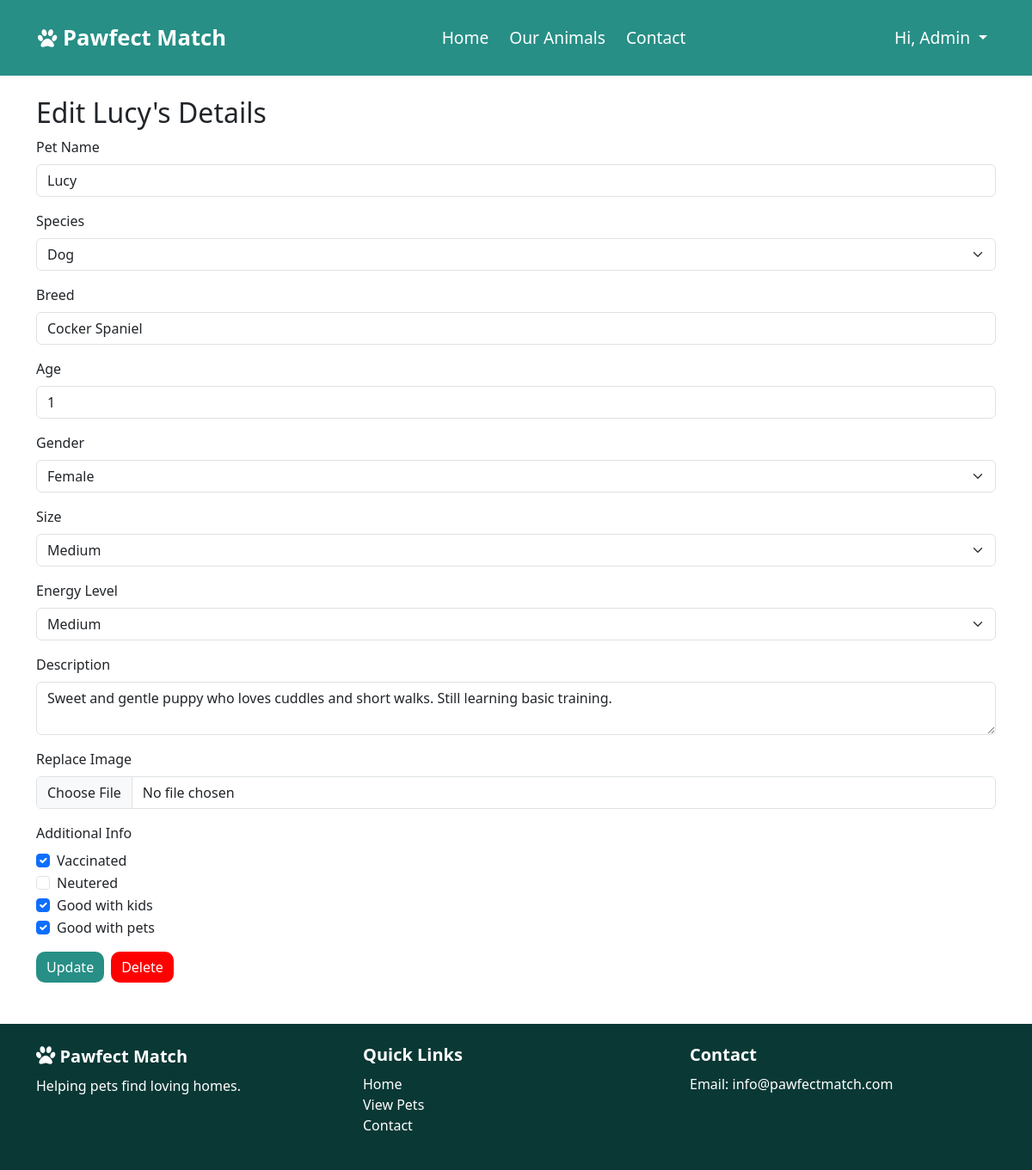
The app's page /edit_pet.php?id=11 (signed in) with its own data.
### tables this page shows
CREATE TABLE `pets` (
  `id` int(11) NOT NULL,
  `name` varchar(100) NOT NULL,
  `species` varchar(50) DEFAULT NULL,
  `breed` varchar(100) DEFAULT NULL,
  `age` int(11) DEFAULT NULL,
  `gender` varchar(10) DEFAULT NULL,
  `size` varchar(20) DEFAULT NULL,
  `description` text DEFAULT NULL,
  `vaccinated` tinyint(1) DEFAULT NULL,
  `neutered` tinyint(1) DEFAULT NULL,
  `good_with_kids` tinyint(1) DEFAULT NULL,
  `good_with_pets` tinyint(1) DEFAULT NULL,
  `energy_level` varchar(50) DEFAULT NULL,
  `date_added` timestamp NOT NULL DEFAULT current_timestamp(),
  `image` varchar(255) DEFAULT NULL,
  `status` varchar(20) DEFAULT 'available'
);

### edit_pet.php (the view, shortened to what this page needs)
<?php
$conn = new mysqli("localhost", "root", "", "pawfect");
$id = $_GET['id'] ?? 0;
$stmt = $conn->prepare("SELECT * FROM pets WHERE id = ?");
$stmt->bind_param("i", $id);
$stmt->execute();
$result = $stmt->get_result();
$pet = $result->fetch_assoc();
?>
<!DOCTYPE html>
<html>
<head>
  <link href="https://cdn.jsdelivr.net/npm/bootstrap@5.3.3/dist/css/bootstrap.min.css" rel="stylesheet">
    <link rel="stylesheet" type="text/css" href="styles/index.css">
    <link rel="stylesheet" href="https://cdnjs.cloudflare.com/ajax/libs/font-awesome/4.7.0/css/font-awesome.min.css">
</head>
<body>
 <?php include 'includes/navbar.php'; ?>
<div class="container mt-4">
  <h2>Edit <?php echo $pet['name']; ?>'s Details</h2>
  <form method="POST" enctype="multipart/form-data">
  <div class="mb-3">
    <label class="form-label">Pet Name</label>
    <input type="text" name="name" class="form-control" value="<?php echo $pet['name']; ?>" required>
  </div>
  <div class="mb-3">
    <label class="form-label">Species</label>
    <select name="species" class="form-select">
      <option value="Dog" <?php if($pet['species']=="Dog") echo "selected"; ?>>Dog</option>
    </select>
  </div>
  <div class="mb-3">
    <label class="form-label">Breed</label>
    <input type="text" name="breed" class="form-control" value="<?php echo $pet['breed']; ?>">
  </div>
  <div class="mb-3">
    <label class="form-label">Age</label>
    <input type="number" name="age" class="form-control" value="<?php echo $pet['age']; ?>">
  </div>
  <div class="mb-3">
    <label class="form-label">Gender</label>
    <select name="gender" class="form-select">
      <option value="Female" <?php if($pet['gender']=="Female") echo "selected"; ?>>Female</option>
    </select>
  </div>
  <div class="mb-3">
    <label class="form-label">Size</label>
    <select name="size" class="form-select">
      <option value="Medium" <?php if($pet['size']=="Medium") echo "selected"; ?>>Medium</option>
    </select>
  </div>
  <div class="mb-3">
    <label class="form-label">Energy Level</label>
    <select name="energy_level" class="form-select">
      <option value="Medium" <?php if($pet['energy_level']=="Medium") echo "selected"; ?>>Medium</option>
    </select>
  </div>
  <div class="mb-3">
    <label class="form-label">Description</label>
    <textarea name="description" class="form-control"><?php echo $pet['description']; ?></textarea>
  </div>
  <div class="mb-3">
    <label class="form-label">Replace Image</label>
    <input type="file" name="image" class="form-control" accept="image/*">
  </div>
  <div class="mb-3">
    <label class="form-label d-block">Additional Info</label>
    <div class="form-check">
      <input type="checkbox" id="vaccinated" name="vaccinated" class="form-check-input" <?php if($pet['vaccinated']) echo "checked"; ?>>
      <label for="vaccinated" class="form-check-label">Vaccinated</label>
    </div>
    <div class="form-check">
      <input type="checkbox" id="neutered" name="neutered" class="form-check-input" <?php if($pet['neutered']) echo "checked"; ?>>
      <label for="neutered" class="form-check-label">Neutered</label>
    </div>
    <div class="form-check">
      <input type="checkbox" id="kids" name="good_with_kids" class="form-check-input" <?php if($pet['good_with_kids']) echo "checked"; ?>>
      <label for="kids" class="form-check-label">Good with kids</label>
    </div>
    <div class="form-check">
      <input type="checkbox" id="pets" name="good_with_pets" class="form-check-input" <?php if($pet['good_with_pets']) echo "checked"; ?>>
      <label for="pets" class="form-check-label">Good with pets</label>
    </div>
  </div>
  <div class="mt-3 d-flex gap-2">
  <button class="btn btn-update">Update</button>
  <button type="submit" name="delete" class="btn btn-delete"
    onclick="return confirm('Are you sure you want to delete <?php echo $pet['name']; ?>?');">
    Delete
  </button>
</div>
</form>
</div>
<?php include 'includes/footer.php'; ?>
</body>
</html>

### styles/index.css (style rules this page uses)
.btn-update { background-color: #278f86; border: none; color: white; font-weight: 500; border-radius: 10px; transition: 0.2s; }
.btn-delete { background-color: #ff0000; border: none; color: white; font-weight: 500; border-radius: 10px; transition: 0.2s; }

### records on screen
pets: name "Lucy", species "Dog", breed "Cocker Spaniel", age "1", gender "Female", size "Medium", energy_level "Medium", description "Sweet and gentle puppy who loves cuddles and short walks. Still learning basic training.", vaccinated "☑", good_with_kids "☑", good_with_pets "☑"

### other values on screen
$_SESSION['name'] "Admin"
